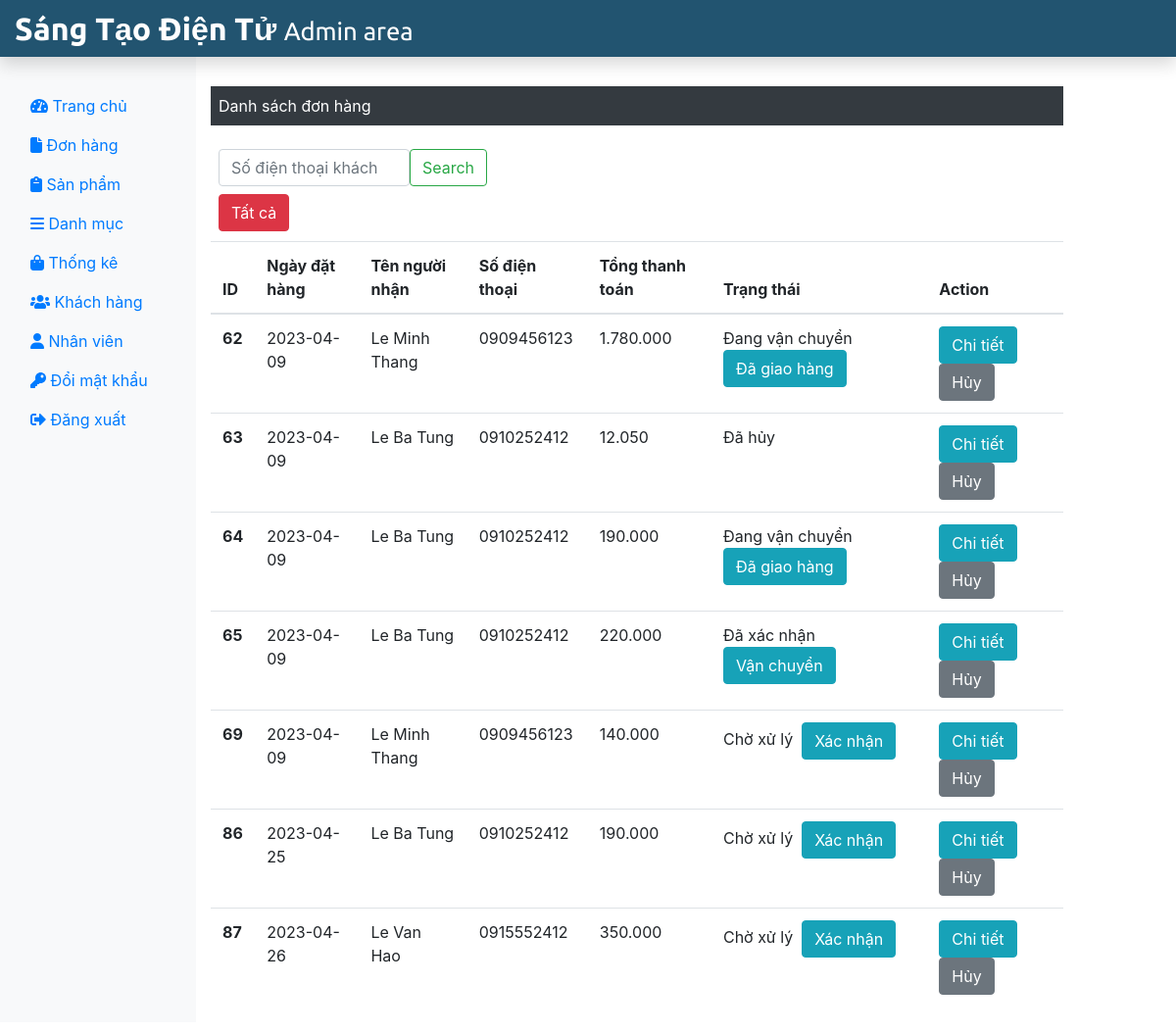
The page /admin/donHang.php (signed in) on the database its author committed.
### tables this page shows
CREATE TABLE `donhang` (
  `dh_id` int(11) NOT NULL,
  `tt_id` int(11) NOT NULL,
  `dh_soLuong` int(11) NOT NULL,
  `dh_tongThanhToan` int(11) NOT NULL,
  `dh_ngayDat` date NOT NULL,
  `dh_ghiChu` varchar(50) NOT NULL,
  `nm_id` int(11) NOT NULL,
  `dh_pttt` tinyint(4) NOT NULL DEFAULT 1
);

CREATE TABLE `nguoimua` (
  `nm_id` int(11) NOT NULL,
  `nm_ten` varchar(50) NOT NULL,
  `nm_email` varchar(50) NOT NULL,
  `nm_matKhau` varchar(50) NOT NULL,
  `nm_sdt` char(10) NOT NULL,
  `nm_hinhAnh` text NOT NULL,
  `nm_trangThai` tinyint(1) NOT NULL
);

CREATE TABLE `trangthai` (
  `tt_id` int(11) NOT NULL,
  `tt_ten` varchar(20) NOT NULL
);

### admin/format.php (called while the page is built)
<?php
    function format_curency($n=0){
       $n=(string)$n;
       $n=strrev($n);
       $res='';
       for($i=0; $i<strlen($n); $i++){
        if($i%3 == 0 && $i != 0){
            $res.='.';
        }
        $res.=$n[$i];
       }
       $res=strrev($res);
       return $res;
    }
?>

### admin/donHang.php (the view, shortened to what this page needs)
<?php
include('../admin/admininclude/header.php');
include('../dbConnection.php');
include('../admin/format.php');
?>
<div class="col-sm-9 mt-5">
    <p class="bg-dark text-white p-2">Danh sách đơn hàng</p>
    <form method="POST" class="d-flex col-sm-4 p-2" role="search">
        <input class="form-control me-2" type="search" name = "search" placeholder="Số điện thoại khách hàng" aria-label="Search">
        <button class="btn btn-outline-success" type="submit" name="btnSearch">Search</button>
    </form>
    <form method="POST" class="d-inline p-2">
        <button type="submit" class="btn btn-danger" style="margin-bottom: 10px;" name="all" value="all">
                Tất cả
        </button>
    </form>
    <table class="table">
        <thead>
            <tr>
                <th scope="col">ID</th>
                <th scope="col">Ngày đặt hàng</th>
                <th scope="col">Tên người nhận</th>
                <th scope="col">Số điện thoại</th>
                <th scope="col">Tổng thanh toán</th>
                <th scope="col">Trạng thái</th>
                <th scope="col">Action</th>
            </tr>
        </thead>
       <tbody>
        <?php
            $sql = "SELECT * FROM donHang AS dh JOIN trangThai AS tt JOIN nguoiMua AS nm
                    WHERE dh.tt_id = tt.tt_id AND nm.nm_id = dh.nm_id";
            $result = $conn->query($sql);
                if($result -> num_rows > 0) {
        ?>
            <?php while($row = $result -> fetch_assoc()){
            echo '<tr>';
            echo '<th scope="row">'.$row["dh_id"].'</th>';
            echo '<td>'.$row["dh_ngayDat"].'</td>';
            echo '<td>'.$row["nm_ten"].'</td>';
            echo '<td>'.$row["nm_sdt"].'</td>';
            echo '<td>'.format_curency($row["dh_tongThanhToan"]).'</td>';
            echo '<td>'.$row["tt_ten"].'&nbsp';
            if($row["tt_id"] == 1 ){
            echo   '<form method="POST" class="d-inline">
                    <input type="hidden" name="id" value='.$row["dh_id"].'>
                    <button type="submit" class="btn btn-info mr-3" name="tt1" value="tt1">
                        Xác nhận
                    </button>
                </form>';
            }
            if($row["tt_id"] == 2 ){
                echo   '<form method="POST" class="d-inline">
                        <input type="hidden" name="id" value='.$row["dh_id"].'>
                        <button type="submit" class="btn btn-info mr-3" name="tt2" value="tt2">
                            Vận chuyển
                        </button>
                    </form>';
            }
            if($row["tt_id"] == 3 ){
                    echo   '<form method="POST" class="d-inline">
                            <input type="hidden" name="id" value='.$row["dh_id"].'>
                            <button type="submit" class="btn btn-info mr-3" name="tt3" value="tt3">
                                Đã giao hàng
                            </button>
                        </form>';
            }
            echo '</td>
                <td>';
            echo '
                <form action="chiTietDonHang.php" method="POST" class="d-inline">
                    <input type="hidden" name="id" value='.$row["dh_id"].'>
                    <button type="submit" class="btn btn-info mr-3" name="view" value="View">
                            Chi tiết
                    </button>
                </form>
                <form method="POST" class="d-inline">
                    <input type="hidden" name="id" value='.$row["dh_id"].'>
                    <button type="submit" class="btn btn-secondary" name="cancel" value="cancel">
                        Hủy
                    </button>
                </form>
            </td>
        </tr>';
            } ?>
        </tbody>
    </table>
    <?php }
    else{
        echo "0 Result";
    }
    ?>
</div>
</div>
</div>
<?php
include('../admin/admininclude/footer.php');
?>

### rows shown on the page
donhang: dh_id "62", dh_ngayDat "2023-04-09", nm.nm_ten "Le Minh Thang", nm.nm_sdt "0909456123", dh_tongThanhToan "1.780.000", tt.tt_ten "Đang vận chuyển"
donhang: dh_id "63", dh_ngayDat "2023-04-09", nm.nm_ten "Le Ba Tung", nm.nm_sdt "0910252412", dh_tongThanhToan "12.050", tt.tt_ten "Đã hủy"
donhang: dh_id "64", dh_ngayDat "2023-04-09", nm.nm_ten "Le Ba Tung", nm.nm_sdt "0910252412", dh_tongThanhToan "190.000", tt.tt_ten "Đang vận chuyển"
donhang: dh_id "65", dh_ngayDat "2023-04-09", nm.nm_ten "Le Ba Tung", nm.nm_sdt "0910252412", dh_tongThanhToan "220.000", tt.tt_ten "Đã xác nhận"
donhang: dh_id "69", dh_ngayDat "2023-04-09", nm.nm_ten "Le Minh Thang", nm.nm_sdt "0909456123", dh_tongThanhToan "140.000", tt.tt_ten "Chờ xử lý"
donhang: dh_id "86", dh_ngayDat "2023-04-25", nm.nm_ten "Le Ba Tung", nm.nm_sdt "0910252412", dh_tongThanhToan "190.000", tt.tt_ten "Chờ xử lý"
donhang: dh_id "87", dh_ngayDat "2023-04-26", nm.nm_ten "Le Van Hao", nm.nm_sdt "0915552412", dh_tongThanhToan "350.000", tt.tt_ten "Chờ xử lý"
